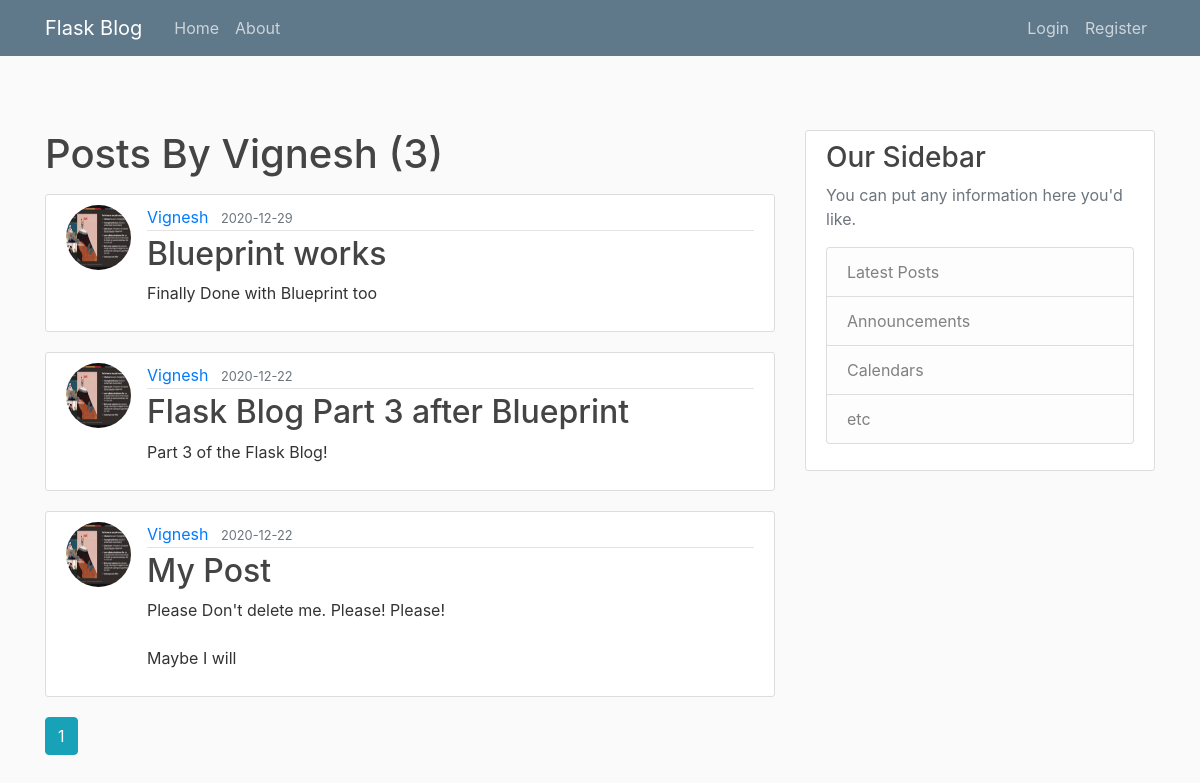
The page /user/Vignesh on the database as committed earlier.
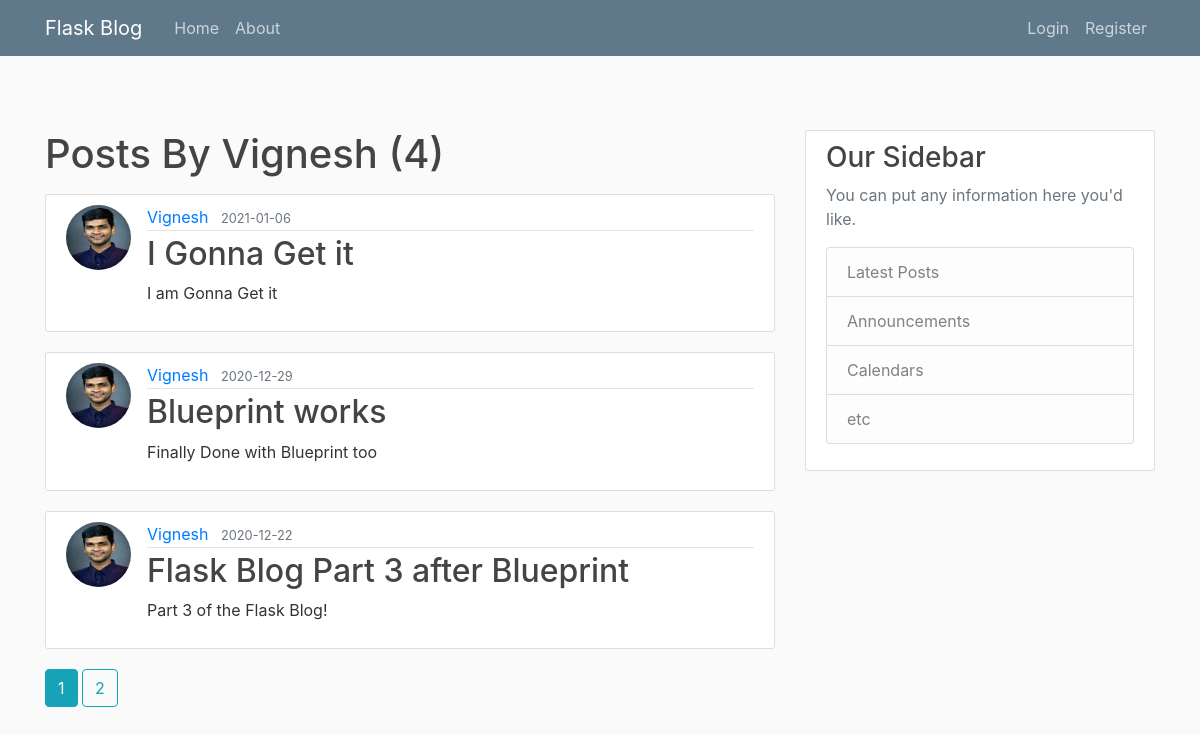
The same page on the database as committed later.
### flaskblog/models.py (models this page shows, shortened)
class User(db.Model, UserMixin):
    id = db.Column(db.Integer, primary_key=True)
    username = db.Column(db.String(20), unique=True, nullable=False)
    email = db.Column(db.String(120), unique=True, nullable=False)
    image_file = db.Column(db.String(20), nullable=False, default="default.jpg")
    password = db.Column(db.String(60), nullable=False)
    posts = db.relationship("Post", backref="author", lazy=True)

class Post(db.Model):
    id = db.Column(db.Integer, primary_key=True)
    title = db.Column(db.String(100), unique=True, nullable=False)
    date_posted = db.Column(db.DateTime, nullable=False, default=datetime.utcnow)
    content = db.Column(db.Text, nullable=False)
    user_id = db.Column(db.Integer, db.ForeignKey("user.id"), nullable=False)

### flaskblog/users/routes.py (the view)
@users.route("/user/<string:username>")
def user_posts(username):
    page = request.args.get("page", 1, type=int)
    user = User.query.filter_by(username=username).first_or_404()
    posts = (
        Post.query.filter_by(author=user)
        .order_by(Post.date_posted.desc())
        .paginate(page=page, per_page=3)
    )
    return render_template("user_posts.html", posts=posts, user=user)

### flaskblog/templates/user_posts.html (shortened to what this page needs)
{% extends "layout.html" %}
{% block content %}
    <h1 class="mb-3">Posts By {{ user.username }} ({{ posts.total }})</h1>
    {% for post in posts.items %}
        <article class="media content-section">
            <img src="{{ url_for('static', filename='profile_pics/' + post.author.image_file) }}" alt="" class="rounded-circle article-img">
          <div class="media-body">
            <div class="article-metadata">
              <a class="mr-2" href="{{ url_for('users.user_posts', username=post.author.username) }}">{{ post.author.username }}</a>
              <small class="text-muted">{{ post.date_posted.strftime('%Y-%m-%d') }}</small>
            </div>
            <h2><a class="article-title" href="{{ url_for('posts.post', post_id=post.id) }}">{{ post.title }}</a></h2>
            <p class="article-content">{{ post.content }}</p>
          </div>
        </article>
    {% endfor %}
    {% for page_num in posts.iter_pages(left_edge=1, right_edge=1, left_current=1, right_current=2) %}
    {% if page_num %}
        {% if posts.page == page_num %}
            <a class="btn btn-info mb-4" href="{{ url_for('users.user_posts', username=user.username, page=page_num) }}">{{ page_num }}</a>
        {% else %}
            <a class="btn btn-outline-info mb-4" href="{{ url_for('users.user_posts', username=user.username, page=page_num) }}">{{ page_num }}</a>
        {% endif %}
    {% endif %}
    {% endfor %}
{% endblock content %}

### flaskblog/templates/layout.html (shortened to what this page needs)
<!DOCTYPE html>
<html>
<head>
    <link rel="stylesheet" href="https://maxcdn.bootstrapcdn.com/bootstrap/4.0.0/css/bootstrap.min.css">
    <link rel="stylesheet" type="text/css" href="{{ url_for('static', filename='main.css') }}">
</head>
<body>
    <header class="site-header">
      <nav class="navbar navbar-expand-md navbar-dark bg-steel fixed-top">
        <div class="container">
          <a class="navbar-brand mr-4" href="/">Flask Blog</a>
          <div class="collapse navbar-collapse" id="navbarToggle">
            <div class="navbar-nav mr-auto">
              <a class="nav-item nav-link" href="{{ url_for('main.home_page') }}">Home</a>
              <a class="nav-item nav-link" href="{{ url_for('main.about_page') }}">About</a>
            </div>
              <div class="navbar-nav">
                  {% if current_user.is_authenticated %}
                  <a class="nav-item nav-link" href="{{ url_for('users.logout_page') }}">Logout</a>
                  <a class="nav-item nav-link" href="{{ url_for('users.account_page') }}">Account</a>
                  <a class="nav-item nav-link" href="{{ url_for('posts.post_page') }}">New Post</a>
                {% else %}
                    <a class="nav-item nav-link" href="{{ url_for('users.login_page') }}">Login</a>
                    <a class="nav-item nav-link" href="{{ url_for('users.register_page') }}">Register</a>
                {% endif %}
            </div>
          </div>
        </div>
      </nav>
    </header>
    <main role="main" class="container">
      <div class="row">
        <div class="col-md-8">
          {% block content %}{% endblock %}
        </div>
        <div class="col-md-4">
          <div class="content-section">
            <h3>Our Sidebar</h3>
            <p class='text-muted'>You can put any information here you'd like.
              <ul class="list-group">
                <li class="list-group-item list-group-item-light">Latest Posts</li>
                <li class="list-group-item list-group-item-light">Announcements</li>
                <li class="list-group-item list-group-item-light">Calendars</li>
                <li class="list-group-item list-group-item-light">etc</li>
              </ul>
            </p>
          </div>
        </div>
      </div>
    </main>
</body>
</html>

### flaskblog/static/main.css (style rules this page uses)
body { background: #fafafa; color: #333333; margin-top: 5rem; }
h1, h2, h3, h4, h5, h6 { color: #444444; }
.bg-steel { background-color: #5f788a; }
.site-header .navbar-nav .nav-link { color: #cbd5db; }
.row { margin-top: 50px; }
.content-section { background: #ffffff; padding: 10px 20px; border: 1px solid #dddddd; border-radius: 3px; margin-bottom: 20px; }
.article-title { color: #444444; }
.article-content { white-space: pre-line; }
.article-img { height: 65px; width: 65px; margin-right: 16px; }
.article-metadata { padding-bottom: 1px; margin-bottom: 4px; border-bottom: 1px solid #e3e3e3 }

Rows that differ between the two databases and show on the page:
no longer on this page (row unchanged): Post: image_file (picture), author.username "Vignesh", date_posted "2020-12-22", title "My Post", content "Please Don't delete me. Please! Please! Maybe I will"
added Post: image_file (picture), author.username "Vignesh", date_posted "2021-01-06", title "I Gonna Get it", content "I am Gonna Get it"
changed through a linked row, Post "Blueprint works": image_file: a different picture
changed through a linked row, Post "Flask Blog Part 3 after Blueprint": image_file: a different picture
Other text that changed with them:
{{ posts.total }}: "3" → "4"
new list line: "2"
